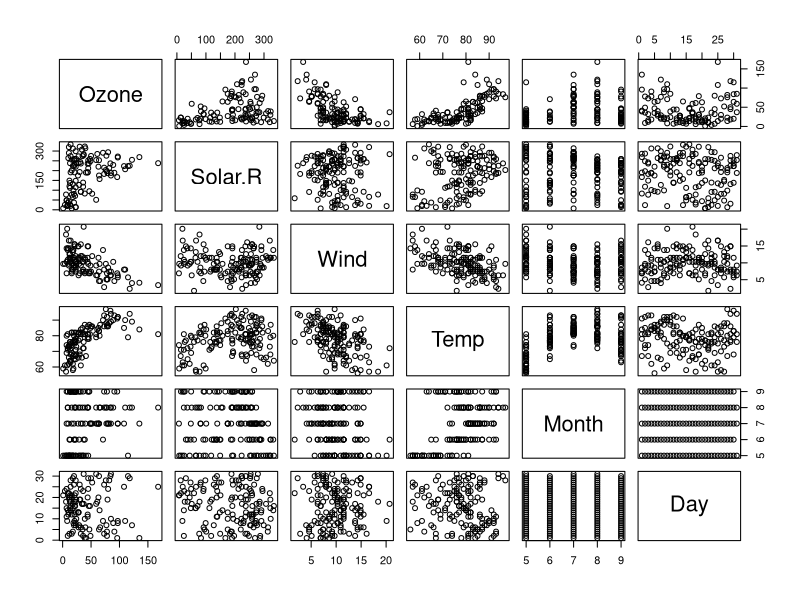

This chart was generated by the following R code:
## ---- chunk 1
library(datasets)
data("airquality")
summary(airquality)
## ---- chunk 2
pairs(airquality)
## ---- chunk 3
library(stats)
fit <- lm(Ozone ~ Wind + Solar.R + Temp, data=airquality)
summary(fit)
